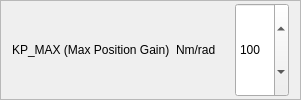
                        <widget class="QFrame" name="frame_44">
                         <property name="frameShape">
                          <enum>QFrame::StyledPanel</enum>
                         </property>
                         <property name="frameShadow">
                          <enum>QFrame::Raised</enum>
                         </property>
                         <layout class="QHBoxLayout" name="horizontalLayout_25">
                          <property name="topMargin">
                           <number>2</number>
                          </property>
                          <property name="bottomMargin">
                           <number>2</number>
                          </property>
                          <item>
                           <widget class="QLabel" name="label_19">
                            <property name="sizePolicy">
                             <sizepolicy hsizetype="Preferred" vsizetype="Preferred">
                              <horstretch>4</horstretch>
                              <verstretch>0</verstretch>
                             </sizepolicy>
                            </property>
                            <property name="text">
                             <string>KP_MAX (Max Position Gain)</string>
                            </property>
                           </widget>
                          </item>
                          <item>
                           <widget class="QLabel" name="label_40">
                            <property name="sizePolicy">
                             <sizepolicy hsizetype="Preferred" vsizetype="Preferred">
                              <horstretch>1</horstretch>
                              <verstretch>0</verstretch>
                             </sizepolicy>
                            </property>
                            <property name="text">
                             <string>Nm/rad</string>
                            </property>
                           </widget>
                          </item>
                          <item>
                           <widget class="QLabel" name="label_kp_max">
                            <property name="sizePolicy">
                             <sizepolicy hsizetype="Preferred" vsizetype="Preferred">
                              <horstretch>1</horstretch>
                              <verstretch>0</verstretch>
                             </sizepolicy>
                            </property>
                            <property name="text">
                             <string/>
                            </property>
                           </widget>
                          </item>
                          <item>
                           <widget class="QDoubleSpinBox" name="spin_kp_max">
                            <property name="sizePolicy">
                             <sizepolicy hsizetype="Minimum" vsizetype="Minimum">
                              <horstretch>1</horstretch>
                              <verstretch>0</verstretch>
                             </sizepolicy>
                            </property>
                            <property name="decimals">
                             <number>0</number>
                            </property>
                            <property name="maximum">
                             <double>1000.000000000000000</double>
                            </property>
                            <property name="value">
                             <double>100.000000000000000</double>
                            </property>
                           </widget>
                          </item>
                         </layout>
                        </widget>
